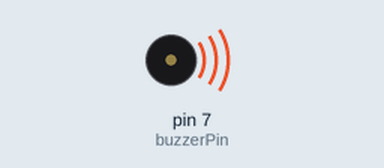
The sketch below on a simulated Arduino Uno, built with avr-gcc and run on an emulated ATmega328P. Shown: buzzer (waves = sounding).

Above: at 0.15 s.
Timing chart, 0 to 6.0 s (numbered marks = the images above):
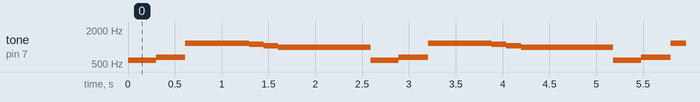

The sketch:

mario.ino
```cpp
int buzzerPin = 7 ;

void setup() {
  // put your setup code here, to run once:
  // call the song function with digital pin
  pinMode(buzzerPin,OUTPUT);

}

void loop() {
  // put your main code here, to run repeatedly:
  tone(buzzerPin, 587);
  delay(300);
  noTone(buzzerPin);

  tone(buzzerPin, 659);
  delay(313);
  noTone(buzzerPin);

  tone(buzzerPin, 1175);
  delay(680);
  noTone(buzzerPin);

  tone(buzzerPin, 1109);
  delay(154);
  noTone(buzzerPin);

  tone(buzzerPin, 1047);
  delay(159);
  noTone(buzzerPin);

  tone(buzzerPin, 988);
  delay(984);
  noTone(buzzerPin);
}
```

Measured:
- by itself, tone on pin 7 (buzzerPin): repeats every 2.6 s: 659 Hz 0.31 s, 1175 Hz 0.68 s, 1109 Hz 0.15 s, 1047 Hz 0.16 s, 988 Hz 0.98 s, 587 Hz 0.30 s
